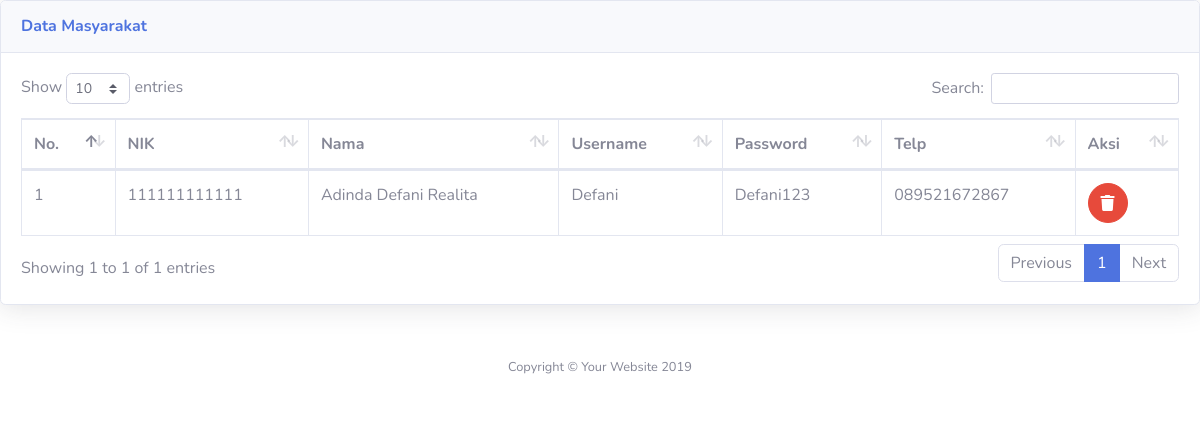
The page /admin/lihat_masyarakat.php on the database its author committed.
### tables this page shows
CREATE TABLE `masyarakat` (
  `nik` char(16) NOT NULL,
  `nama` varchar(25) NOT NULL,
  `username` varchar(30) NOT NULL,
  `password` varchar(32) NOT NULL,
  `telp` varchar(13) NOT NULL
);

### admin/lihat_masyarakat.php (the view, shortened to what this page needs)
<!DOCTYPE html>
<html lang="en">
<head>
  <link href="../vendor/fontawesome-free/css/all.min.css" rel="stylesheet" type="text/css">
  <link href="../css/sb-admin-2.min.css" rel="stylesheet">
  <link href="../vendor/datatables/dataTables.bootstrap4.min.css" rel="stylesheet">
</head>
<body id="page-top">
          <div class="card shadow mb-4">
            <div class="card-header py-3">
              <h6 class="m-0 font-weight-bold text-primary">Data Masyarakat</h6>
            </div>
            <div class="card-body">
              <div class="table-responsive">
                <table class="table table-bordered" id="dataTable" width="100%" cellspacing="0">
                  <thead>
                    <tr>
                      <th>No.</th>
                      <th>NIK</th>
                      <th>Nama</th>
                      <th>Username</th>
                      <th>Password</th>
                      <th>Telp</th>
                      <th>Aksi</th>
                    </tr>
                    <?php
                    $no = 1;
                    ?>
                  </thead>
                  <?php
                  require '../koneksi.php';
                  $sql = mysqli_query($conn, "SELECT * FROM masyarakat ORDER BY nama ASC");
                  while ($data=mysqli_fetch_array($sql)) {
                  ?>
                  <tbody>
                    <tr>
                      <td><?php echo $no++ ?></td>
                      <td><?php echo $data['nik']?></td>
                      <td><?php echo $data['nama']?></td>
                      <td><?php echo $data['username']?></td>
                      <td><?php echo $data['password']?></td>
                      <td><?php echo $data['telp']?></td>
                      <td>
                        <a href="delete_masyarakat.php?nik=<?php echo $data['nik']?>" class="btn btn-danger btn-circle" onclick="return confirm('Yakin Mau Hapus?')">
                            <i class="fa fa-trash"></i>
                        </a>
                      </td>
                    </tr>
                  </tbody>
                  <?php } ?>
                </table>
              </div>
            </div>
          </div>
      <footer class="sticky-footer bg-white">
        <div class="container my-auto">
          <div class="copyright text-center my-auto">
            <span>Copyright &copy; Your Website 2019</span>
          </div>
        </div>
      </footer>
</body>
</html>

### rows shown on the page
masyarakat: nik "111111111111", nama "Adinda Defani Realita", username "Defani", password "Defani123", telp "089521672867"
